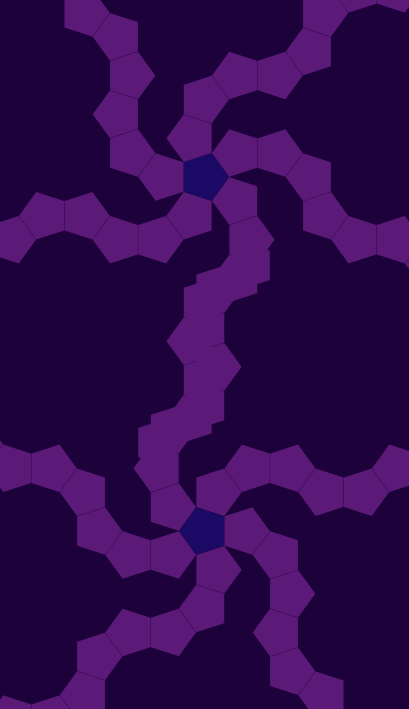
Frame 1 (no input)
Frame 60 (the mouse pressed at the canvas centre just before this capture): identical to frame 1, image omitted
Frame 120 (the mouse held since frame 60 and released just before this capture): identical to frame 1, image omitted

The Processing sketch that drew this single still picture (run headless with seeded random() and noise(); from frame 60 on, the mouse is pressed at the canvas centre):

// Processing sketch: pentagonspirals
// ── pentagonspirals.pde
void setup() {
  size(818 / 2, 1419 / 2);
  pixelDensity(2);
  translate(width/2, height/2);
  background(#1d013a);
  
  translate(0, -height/4);
  pentagon_spiral();
  
  translate(0, height/4);
  rotate(TWO_PI/10);
  translate((height/4)*sin(TWO_PI/10), (height/4)*cos(TWO_PI/10));
  pentagon_spiral();
}

void draw() {
  //translate(width/2,height/2);
}

void pentagon_spiral() {
  fill(#1b0a65);
  noStroke();
  strokeWeight(0);

  pentagon(25);

  fill(#5b1978);

  float av = (cos(TWO_PI / 5) + sin(TWO_PI / 5))/2;

  for(int i = 0; i < 5; i++) {
    pushMatrix();
    for(int j = 0; j < 4; j++) {
      translate(-(1 + av) * 25, 0);
      rotate(TWO_PI/10);
      pentagon(25);
    }

    rotate(3*TWO_PI/10);
    translate((1 + av) * 25, 0);
    pentagon(25);

    rotate(-1*TWO_PI/10);
    translate((1 + av) * 25, 0);
    pentagon(25);

    for(int j = 0; j < 2; j++) {
      rotate(TWO_PI/10);
      translate((1 + av) * 25, 0);
      pentagon(25);
    }

    popMatrix();
  
    rotate(TWO_PI/5);
  }
}

void pentagon(float radius) {
  float angle = TWO_PI / 5;
  beginShape();
  //println(screenX(0,0));
  for (float a = 0; a < TWO_PI; a += angle) {
    float sx = cos(a) * radius;
    float sy = sin(a) * radius;
    vertex(sx, sy);
  }
  endShape(CLOSE);
}
